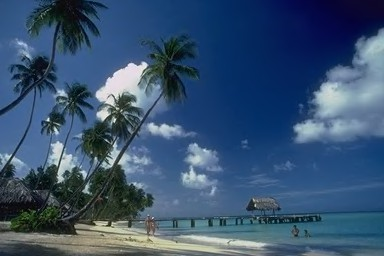
%> input picture Test images/001.jpg, 384 x 256 px
$ octave --eval "result = DWT_ImageCompression('../Test images/001.jpg');"   (GNU Octave 9; MATLAB toolbox functions it lacks are replaced by stand-ins)
%> lines starting %> are read from the running program, lines starting %| are printed output that depends on the picture
function [im] = DWT_ImageCompression (infile)
%> called with infile = '../Test images/001.jpg'
coeff=2000;
    a = imread(infile);
%> a is the input picture: size 256x384x3 uint8; mean R, G, B 56.5, 82.8, 112.6
    if isa(a(:,:,1),'uint8')
        red = double(a(:,:,1));
        green = double(a(:,:,2));
        blue = double(a(:,:,3));

        red_dct=dct2(red);
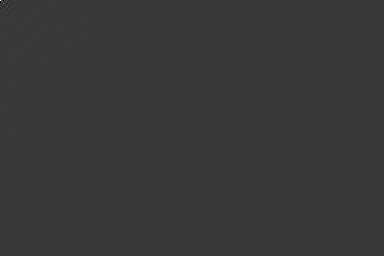
%> red_dct: size 256x384 double; min -5179.2, max 17717.6, mean 0.1; drawn with min black and max white
        green_dct=dct2(green);
        blue_dct=dct2(blue);
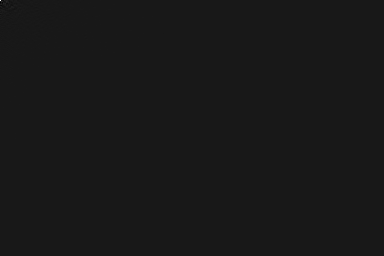
%> blue_dct: size 256x384 double; min -3768.9, max 35303.8, mean 0.4; drawn with min black and max white

        red_pow   = red_dct.^2;
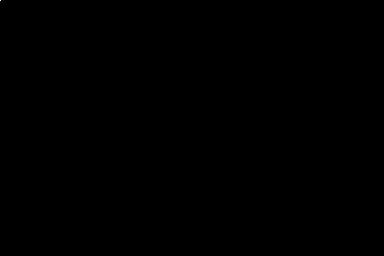
%> red_pow: size 256x384 double; min 3.37e-09, max 313914460.5, mean 5544.4; drawn with min black and max white
        green_pow = green_dct.^2;
        blue_pow  = blue_dct.^2;

        red_pow=red_pow(:);
        green_pow=green_pow(:);
        blue_pow=blue_pow(:);

        [B_r,index_r]=sort(red_pow);
        [B_g,index_g]=sort(green_pow);
        [B_b,index_b]=sort(blue_pow);

        index_r=flipud(index_r);
        index_g=flipud(index_g);
        index_b=flipud(index_b);

        im_dct_r=zeros(size(red));
        im_dct_g=zeros(size(green));
        im_dct_b=zeros(size(blue));

        for ii=1:coeff
            im_dct_r(index_r(ii))=red_dct(index_r(ii));
            im_dct_g(index_g(ii))=green_dct(index_g(ii));
            im_dct_b(index_b(ii))=blue_dct(index_b(ii));
        end

        im_r=idct2(im_dct_r);
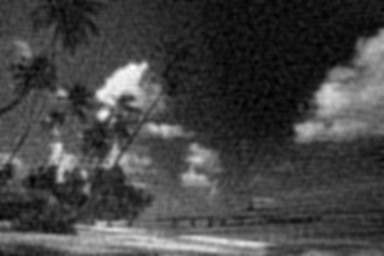
%> im_r: size 256x384 double; min -15.12, max 252.5, mean 56.5; drawn with min black and max white
        im_g=idct2(im_dct_g);
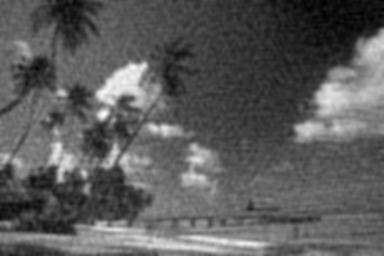
%> im_g: size 256x384 double; min -9.95, max 247.2, mean 82.8; drawn with min black and max white
        im_b=idct2(im_dct_b);
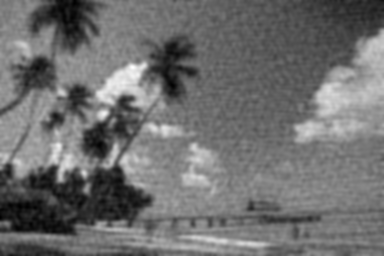
%> im_b: size 256x384 double; min 1.13, max 256.9, mean 112.6; drawn with min black and max white

        im=zeros(size(red,1),size(red,2),3);
        im(:,:,1)=im_r;
        im(:,:,2)=im_g;
        im(:,:,3)=im_b;
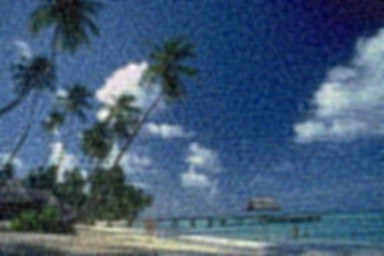
%> im: size 256x384x3 double; mean R, G, B 56.5, 82.8, 112.6; mean of the top-left, top-right, bottom-left and bottom-right quarters 84.8, 66, 91.8, 93.3; drawn with min black and max white

        im=uint8(im);
%> im: size 256x384x3 uint8

%
%
%         figure('Name','Output image');
%         imshow(im);

        return;
    end

    if isa(a(:,:,1),'uint16')
        red = double(a(:,:,1));
        green = double(a(:,:,2));
        blue = double(a(:,:,3));

        red_dct=dct2(red);
        green_dct=dct2(green);
        blue_dct=dct2(blue);

        red_pow   = red_dct.^2;
        green_pow = green_dct.^2;
        blue_pow  = blue_dct.^2;

        red_pow=red_pow(:);
        green_pow=green_pow(:);
        blue_pow=blue_pow(:);

        [B_r,index_r]=sort(red_pow);
        [B_g,index_g]=sort(green_pow);
        [B_b,index_b]=sort(blue_pow);

        index_r=flipud(index_r);
        index_g=flipud(index_g);
        index_b=flipud(index_b);

        im_dct_r=zeros(size(red));
        im_dct_g=zeros(size(green));
        im_dct_b=zeros(size(blue));

        for ii=1:coeff
            im_dct_r(index_r(ii))=red_dct(index_r(ii));
            im_dct_g(index_g(ii))=green_dct(index_g(ii));
            im_dct_b(index_b(ii))=blue_dct(index_b(ii));
        end

        im_r=idct2(im_dct_r);
        im_g=idct2(im_dct_g);
        im_b=idct2(im_dct_b);

        im=zeros(size(red,1),size(red,2),3);
        im(:,:,1)=im_r;
        im(:,:,2)=im_g;
        im(:,:,3)=im_b;

        im=uint16(im);

%         imwrite(im, outfile);


%         figure('Name','Output image');
%         imshow(im);


        return;
    end

    if isa(a(:,:,1),'double')
        red = double(a(:,:,1));
        green = double(a(:,:,2));
        blue = double(a(:,:,3));

        red_dct=dct2(red);
        green_dct=dct2(green);
        blue_dct=dct2(blue);

        red_pow   = red_dct.^2;
        green_pow = green_dct.^2;
        blue_pow  = blue_dct.^2;

        red_pow=red_pow(:);
        green_pow=green_pow(:);
        blue_pow=blue_pow(:);

        [B_r,index_r]=sort(red_pow);
        [B_g,index_g]=sort(green_pow);
        [B_b,index_b]=sort(blue_pow);

        index_r=flipud(index_r);
        index_g=flipud(index_g);
        index_b=flipud(index_b);

        im_dct_r=zeros(size(red));
        im_dct_g=zeros(size(green));
        im_dct_b=zeros(size(blue));

        for ii=1:coeff
            im_dct_r(index_r(ii))=red_dct(index_r(ii));
            im_dct_g(index_g(ii))=green_dct(index_g(ii));
            im_dct_b(index_b(ii))=blue_dct(index_b(ii));
        end

        im_r=idct2(im_dct_r);
        im_g=idct2(im_dct_g);
        im_b=idct2(im_dct_b);

        im=zeros(size(red,1),size(red,2),3);
        im(:,:,1)=im_r;
        im(:,:,2)=im_g;
        im(:,:,3)=im_b;

        imshow(im);
        return;
    end
end

$ run again, on Test images/002.jpg
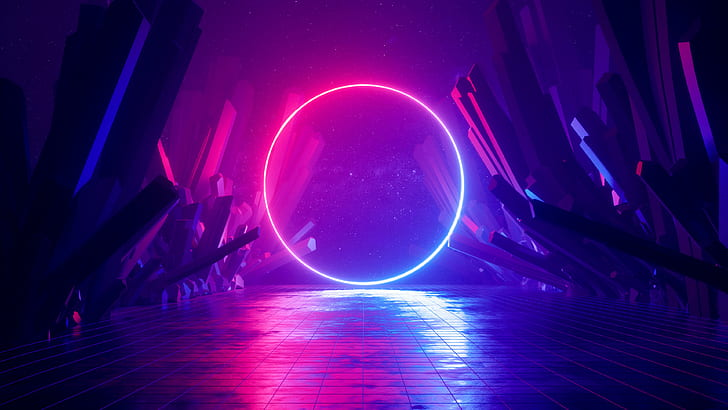
%> input picture Test images/002.jpg, 728 x 410 px
%> in DWT_ImageCompression, a is the input picture: size 410x728x3 uint8; mean R, G, B 66.9, 15.3, 119.1
%> in DWT_ImageCompression, `im_b=idct2(im_dct_b);`:
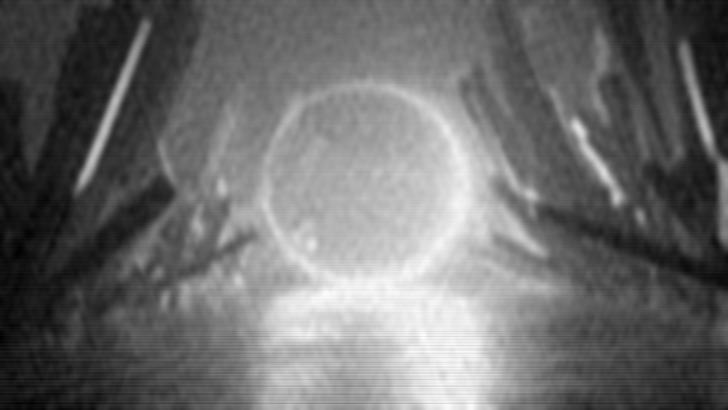
%> im_b: size 410x728 double; min 10.26, max 265.4, mean 119.1; drawn with min black and max white
%> in DWT_ImageCompression, `im=uint8(im);`:
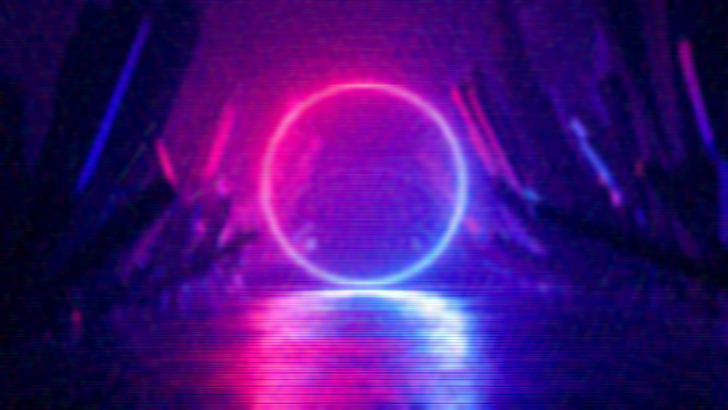
%> im: size 410x728x3 uint8; mean R, G, B 67.2, 16.3, 119.1

$ run again, on Test images/04.jpg
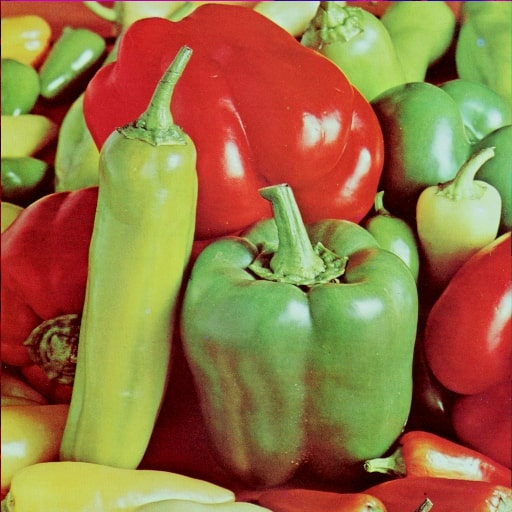
%> input picture Test images/04.jpg, 512 x 512 px
%> in DWT_ImageCompression, a is the input picture: size 512x512x3 uint8; mean R, G, B 149.8, 115.7, 66.8
%> in DWT_ImageCompression, `im=uint8(im);`:
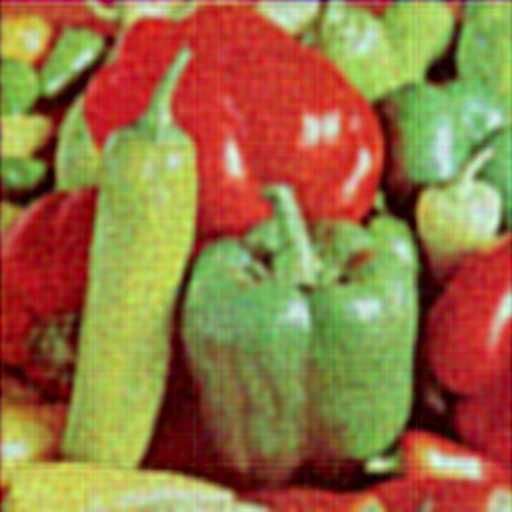
%> im: size 512x512x3 uint8; mean R, G, B 149.8, 115.9, 66.9
